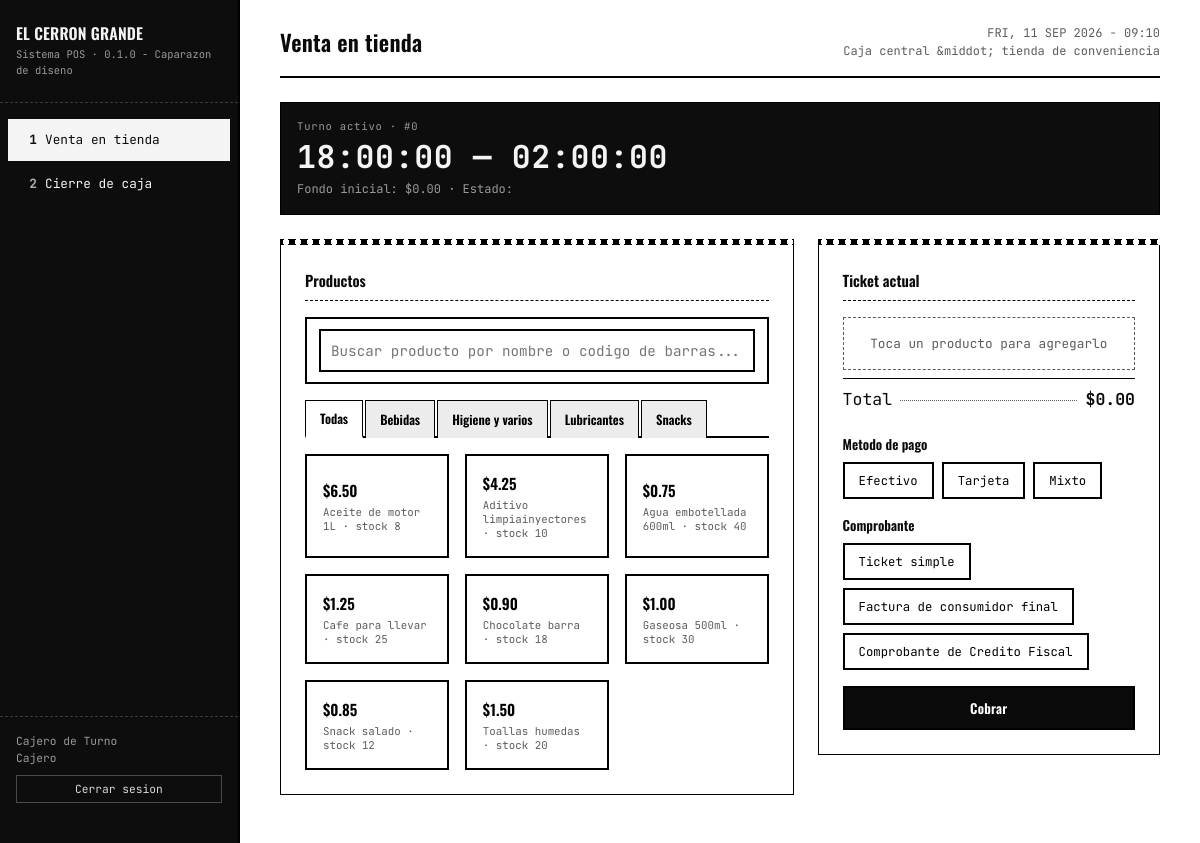
The app's page /index.php (signed in) with its own data.
### tables this page shows
CREATE TABLE `categorias` (
  `id_categoria` INT AUTO_INCREMENT PRIMARY KEY,
  `nombre_categoria` VARCHAR(50) NOT NULL
);

CREATE TABLE `productos` (
  `id_producto` INT AUTO_INCREMENT PRIMARY KEY,
  `id_categoria` INT NOT NULL,
  `codigo_barras` VARCHAR(50) UNIQUE DEFAULT NULL,
  `nombre_producto` VARCHAR(100) NOT NULL,
  `precio_venta` DECIMAL(8,2) NOT NULL,
  `stock_actual` INT NOT NULL DEFAULT 0,
  `stock_minimo` INT NOT NULL DEFAULT 5,
  `fecha_vencimiento` DATE DEFAULT NULL,
  FOREIGN KEY (`id_categoria`) REFERENCES `categorias` (`id_categoria`) ON DELETE RESTRICT ON UPDATE CASCADE
);

### index.php (called while the page is built, shortened)
<?php
require_once __DIR__ . '/config/session.php';
$rol = Sesion::rolActual();
$vistasPorDefecto = [
    'administrador' => 'dashboard',
    'cajero'        => 'pos_tienda',
    'despachador'   => 'pos_pista',
];
$vista = $_GET['vista'] ?? $vistasPorDefecto[$rol];
$rutasPermitidas = [
    'administrador' => [
        'dashboard'   => '/view/admin/dashboard.php',
        'tanques'     => '/view/admin/tanque_monitor.php',
        'precios'     => '/view/admin/precios.php',
        'inventario'  => '/view/admin/inventario.php',
        'proveedores' => '/view/admin/proveedores.php',
        'usuarios'    => '/view/admin/usuarios.php',
        'asistencia'  => '/view/admin/asistencia.php',
        'reportes'    => '/view/admin/reportes.php',
    ],
    'cajero' => [
        'pos_tienda'  => '/view/cajero/pos_tienda.php',
        'cierre_caja' => '/view/cajero/cierre_caja.php',
    ],
    'despachador' => [
        'pos_pista'    => '/view/despachador/pos_pista.php',
        'cierre_turno' => '/view/despachador/cierre_turno.php',
    ],
];
require __DIR__ . $rutasPermitidas[$rol][$vista];

### config/session.php (called while the page is built, shortened)
<?php
class Sesion
{
    public static function nombreActual(): string
    {
        return $_SESSION['nombre_usuario'] ?? 'Invitado';
    }
    public static function idUsuarioActual(): ?int
    {
        return $_SESSION['id_usuario'] ?? null;
    }
    public static function idAsistenciaActual(): ?int
    {
        return $_SESSION['id_asistencia'] ?? null;
    }
}

### controller/TurnoController.php (called while the page is built, shortened)
<?php
require_once __DIR__ . '/../config/database.php';
require_once __DIR__ . '/../config/session.php';
require_once __DIR__ . '/../model/Turno.php';
class TurnoController
{
    public static function obtenerOAbrirTurnoActivo(string $tipoCaja): array
    {
        $conexion   = Database::obtenerConexion();
        $idUsuario  = Sesion::idUsuarioActual();
        $turno = Turno::obtenerAbiertoPorUsuario($conexion, $idUsuario);
        if ($turno === null) {
            $idTurno = Turno::abrir($conexion, Sesion::idAsistenciaActual(), $tipoCaja, self::MONTO_INICIAL_DEFECTO);
            $turno = Turno::obtenerAbiertoPorUsuario($conexion, $idUsuario);
        }
        return [
            'id_turno'       => (int) $turno['id_turno'],
            'usuario'        => Sesion::nombreActual(),
            'tipo_caja'      => $turno['tipo_caja'],
            'hora_inicio'    => date('H:i:s', strtotime($turno['fecha_inicio'])),
            'hora_prevista'  => date('H:i:s', strtotime($turno['fecha_inicio']) + DURACION_TURNO_HORAS * 3600),
            'monto_inicial'  => (float) $turno['monto_inicial'],
            'estado'         => $turno['estado'],
        ];
    }
}

### model/Turno.php (called while the page is built, shortened)
<?php
class Turno
{
    public static function obtenerAbiertoPorUsuario(PDO $conexion, int $idUsuario): ?array
    {
        $sql = "SELECT t.* FROM turnos t
                JOIN asistencia a ON a.id_asistencia = t.id_asistencia
                WHERE a.id_usuario = :id_usuario AND t.estado = 'abierto'
                ORDER BY t.id_turno DESC LIMIT 1";
        $stmt = $conexion->prepare($sql);
        $stmt->execute([':id_usuario' => $idUsuario]);
        $fila = $stmt->fetch();
        return $fila ?: null;
    }
    public static function abrir(PDO $conexion, int $idAsistencia, string $tipoCaja, float $montoInicial = 20.00): int
    {
        $stmt = $conexion->prepare(
            'INSERT INTO turnos (id_asistencia, tipo_caja, monto_inicial) VALUES (:id_asistencia, :tipo_caja, :monto_inicial)'
        );
        $stmt->execute([
            ':id_asistencia' => $idAsistencia,
            ':tipo_caja'     => $tipoCaja,
            ':monto_inicial' => $montoInicial,
        ]);
        return (int) $conexion->lastInsertId();
    }
}

### config/database.php (called while the page is built, shortened)
<?php
class Database
{
    private static ?PDO $conexion = null;
    public static function obtenerConexion(): PDO
    {
        if (self::$conexion === null) {
            $dsn = 'mysql:host=' . self::HOST . ';port=' . self::PUERTO
                 . ';dbname=' . self::NOMBRE . ';charset=' . self::CHARSET;
            self::$conexion = new PDO($dsn, self::USUARIO, self::CLAVE, [
                PDO::ATTR_ERRMODE            => PDO::ERRMODE_EXCEPTION,
                PDO::ATTR_DEFAULT_FETCH_MODE => PDO::FETCH_ASSOC,
                PDO::ATTR_EMULATE_PREPARES   => false,
            ]);
        }
        return self::$conexion;
    }
}

### model/Categoria.php (called while the page is built, shortened)
<?php
class Categoria
{
    public static function obtenerTodas(PDO $conexion): array
    {
        $sql = 'SELECT id_categoria AS id, nombre_categoria AS nombre FROM categorias ORDER BY nombre_categoria';
        return $conexion->query($sql)->fetchAll();
    }
}

### controller/TiendaController.php (called while the page is built, shortened)
<?php
require_once __DIR__ . '/../config/database.php';
require_once __DIR__ . '/../model/Categoria.php';
require_once __DIR__ . '/../model/Producto.php';
class TiendaController
{
    public static function categorias(): array
    {
        return Categoria::obtenerTodas(Database::obtenerConexion());
    }
    public static function productos(): array
    {
        return Producto::obtenerTodos(Database::obtenerConexion());
    }
    public static function metodosPago(): array
    {
        return [
            ['id' => 'efectivo', 'nombre' => 'Efectivo'],
            ['id' => 'tarjeta',  'nombre' => 'Tarjeta'],
            ['id' => 'mixto',    'nombre' => 'Mixto'],
        ];
    }
    public static function tiposComprobante(): array
    {
        return [
            ['id' => 'ticket',  'nombre' => 'Ticket simple'],
            ['id' => 'factura', 'nombre' => 'Factura de consumidor final'],
            ['id' => 'ccf',     'nombre' => 'Comprobante de Credito Fiscal'],
        ];
    }
}

### model/Producto.php (called while the page is built, shortened)
<?php
class Producto
{
    public static function obtenerTodos(PDO $conexion): array
    {
        $sql = "SELECT id_producto AS id, id_categoria, codigo_barras,
                       nombre_producto AS nombre, precio_venta AS precio, stock_actual AS stock
                FROM productos ORDER BY nombre_producto";
        return $conexion->query($sql)->fetchAll();
    }
}

### view/cajero/pos_tienda.php (the view, shortened to what this page needs)
<?php
require_once __DIR__ . '/../../controller/TiendaController.php';
require_once __DIR__ . '/../../controller/TurnoController.php';
require __DIR__ . '/../layout/header.php';
$categorias  = TiendaController::categorias();
$productos   = TiendaController::productos();
$metodosPago = TiendaController::metodosPago();
$comprobantes= TiendaController::tiposComprobante();
$turno       = TurnoController::obtenerOAbrirTurnoActivo('tienda');
?>
<div class="visor" style="margin-bottom:24px;">
    <div class="visor__etiqueta">Turno activo &middot; #<?= $turno['id_turno'] ?></div>
    <div class="visor__digitos"><?= htmlspecialchars($turno['hora_inicio']) ?> &mdash; <?= htmlspecialchars($turno['hora_prevista']) ?></div>
    <div style="margin-top:8px; font-size:0.8rem; color:#9a9a9a;">
        Fondo inicial: $<?= number_format($turno['monto_inicial'], 2) ?> &middot; Estado: <?= htmlspecialchars($turno['estado']) ?>
    </div>
</div>
<form id="form-venta-tienda" method="post" action="index.php?accion=venta_tienda">
<div style="display:grid; grid-template-columns: 1.5fr 1fr; gap:24px; align-items:start;">
    <div class="ticket">
        <div class="ticket__borde-perforado"></div>
        <div class="ticket__cuerpo">
            <div class="ticket__titulo"><span>Productos</span></div>
            <div class="buscador">
                <input type="text" id="buscador-productos" placeholder="Buscar producto por nombre o codigo de barras...">
            </div>
            <div class="pestanas" id="pestanas-categorias">
                <button class="activa" data-categoria="todas">Todas</button>
                <?php foreach ($categorias as $c): ?>
                <button data-categoria="<?= $c['id'] ?>"><?= htmlspecialchars($c['nombre']) ?></button>
                <?php endforeach; ?>
            </div>
            <div class="grilla-teclas" id="grilla-productos">
                <?php foreach ($productos as $p): ?>
                <button class="tecla" type="button"
                        data-producto-id="<?= $p['id'] ?>"
                        data-categoria="<?= $p['id_categoria'] ?>"
                        data-nombre="<?= htmlspecialchars($p['nombre']) ?>"
                        data-precio="<?= $p['precio'] ?>"
                        data-codigo="<?= htmlspecialchars($p['codigo_barras']) ?>">
                    <div class="tecla__titulo">$<?= number_format($p['precio'], 2) ?></div>
                    <div class="tecla__meta"><?= htmlspecialchars($p['nombre']) ?> &middot; stock <?= $p['stock'] ?></div>
                </button>
                <?php endforeach; ?>
            </div>
        </div>
    </div>
    <div class="ticket">
        <div class="ticket__borde-perforado"></div>
        <div class="ticket__cuerpo">
            <div class="ticket__titulo"><span>Ticket actual</span></div>
            <div id="lista-carrito">
                <div class="carrito-vacio" id="carrito-vacio-msg">Toca un producto para agregarlo</div>
            </div>
            <div class="linea-ticket linea-ticket--total">
                <span class="linea-ticket__etiqueta">Total</span>
                <span class="linea-ticket__relleno"></span>
                <span class="linea-ticket__valor" id="carrito-total">$0.00</span>
            </div>
            <div class="bloque-paso__titulo" style="margin-top:16px;">Metodo de pago</div>
            <div class="chips" id="chips-pago">
                <?php foreach ($metodosPago as $m): ?>
                <button class="chip" type="button" data-pago="<?= $m['id'] ?>"><?= htmlspecialchars($m['nombre']) ?></button>
                <?php endforeach; ?>
            </div>
            <div class="bloque-paso__titulo">Comprobante</div>
            <div class="chips" id="chips-comprobante">
                <?php foreach ($comprobantes as $c): ?>
                <button class="chip" type="button" data-comprobante="<?= $c['id'] ?>"><?= htmlspecialchars($c['nombre']) ?></button>
                <?php endforeach; ?>
            </div>
            <button class="btn btn--lleno btn--ancho" id="btn-cobrar" type="button">Cobrar</button>
        </div>
    </div>
</div>
</form>
<?php require __DIR__ . '/../layout/footer.php'; ?>

### records on screen
categorias: nombre_categoria "Bebidas"
categorias: nombre_categoria "Higiene y varios"
categorias: nombre_categoria "Lubricantes"
categorias: nombre_categoria "Snacks"
productos: precio_venta "6.50", nombre_producto "Aceite de motor 1L", stock_actual "8"
productos: precio_venta "4.25", nombre_producto "Aditivo limpiainyectores", stock_actual "10"
productos: precio_venta "0.75", nombre_producto "Agua embotellada 600ml", stock_actual "40"
productos: precio_venta "1.25", nombre_producto "Cafe para llevar", stock_actual "25"
productos: precio_venta "0.90", nombre_producto "Chocolate barra", stock_actual "18"
productos: precio_venta "1.00", nombre_producto "Gaseosa 500ml", stock_actual "30"
productos: precio_venta "0.85", nombre_producto "Snack salado", stock_actual "12"
productos: precio_venta "1.50", nombre_producto "Toallas humedas", stock_actual "20"

### other values on screen
VERSION_SISTEMA "0.1.0 - Caparazon de diseno"
Sesion::nombreActual() "Cajero de Turno"
$rol "Cajero"
$tituloPagina "Venta en tienda"
$subtituloPagina "Caja central &middot; tienda de conveniencia"
$turno['id_turno'] "0"
$turno['hora_inicio'] "18:00:00"
$turno['hora_prevista'] "02:00:00"
$turno['monto_inicial'] "0.00"
$m['nombre'] "Efectivo"
$m['nombre'] "Tarjeta"
$m['nombre'] "Mixto"
$c['nombre'] "Ticket simple"
$c['nombre'] "Factura de consumidor final"
$c['nombre'] "Comprobante de Credito Fiscal"
